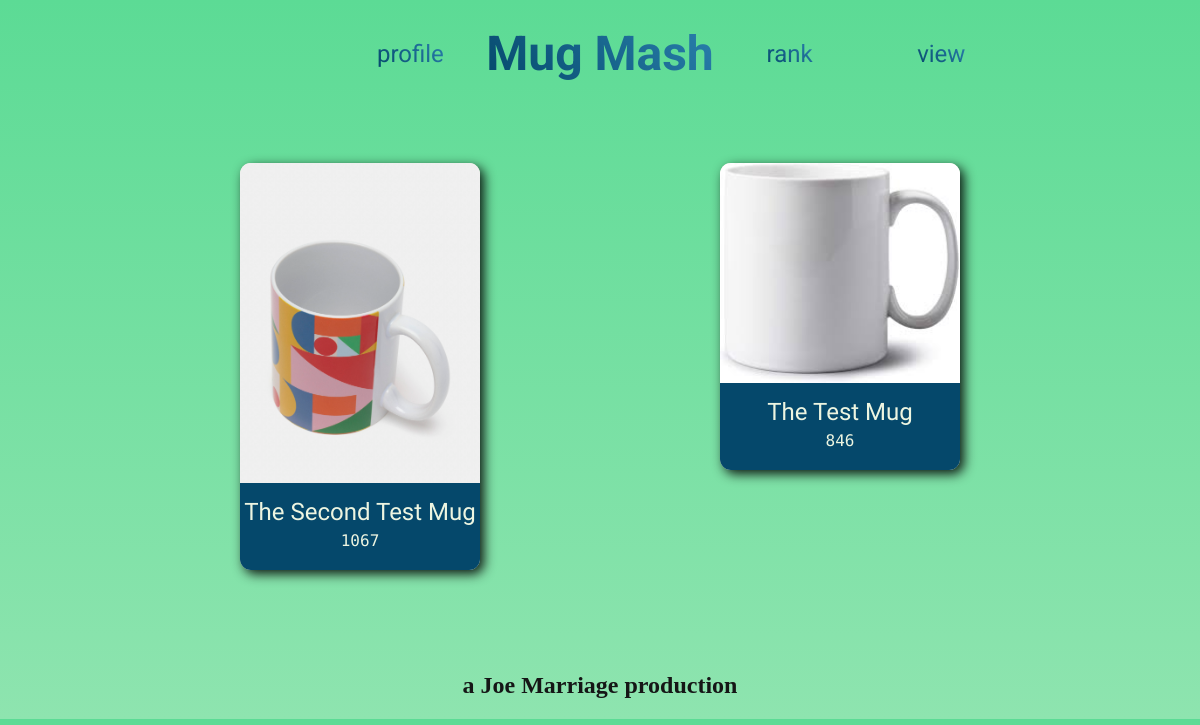
The page /mugrank/rank/2/ (signed in) on the database its author committed.
### mugrank/models.py (models this page shows, shortened)
class Mug(models.Model):
    K = 32
    name = models.CharField(max_length=100, blank=True)
    image_path = models.CharField(max_length=100, blank=True)
    elo = models.IntegerField(default=1000)
    list = models.ForeignKey(List, on_delete=models.CASCADE)

### mugrank/views.py (the view, shortened to what this page needs)
# urls.py: path("rank/<int:listID>/", views.showRankPage),
@login_required(login_url="/mugrank/login/")
def showRankPage(request, listID):
    listuser = ListUser.objects.filter(user__exact=request.user).get(list__id=listID)
    (mugOne, mugTwo) = listuser.findMugsToRate()
    ctx = {'mugOne':mugOne, 'mugTwo':mugTwo, 'listID':listID, 'showStats':List.objects.get(pk=listID).showStats}
    return render(request, "rank.html", ctx)

### mugrank/models.py (called while the page is built)
    def findMugsToRate(self):
        mugs = Mug.objects.filter(list__exact=self.list)
        for mugOne in mugs.order_by('?'):
            for mugTwo in mugs.order_by('?'):
                if mugOne.id == mugTwo.id:
                    continue
                ratings = MugRankRecord.objects.filter(user__exact=self.user)
                if (ratings.filter(mug_one__exact=mugOne).filter(mug_two__exact=mugTwo).exists()
                    or ratings.filter(mug_one__exact=mugTwo).filter(mug_two__exact=mugOne).exists()):
                    continue
                return (mugOne, mugTwo)
        for mugOne in mugs.order_by('?'):
            for mugTwo in mugs.order_by('?'):
                if mugOne.id != mugTwo.id:
                    return (mugOne, mugTwo)

### mugrank/templates/rank.html (shortened to what this page needs)
{% extends "listpage.html" %} {% load static %} {% block headextras %}
<link rel="stylesheet" href={% static "/mugrank/rankpage.css" %}> {% endblock headextras %} {% block content %}
<div class="cards">
    <form method="post" style="grid-area: cardOne;">
        <div class="card{% if showStats %} with-stats{% endif %}" onclick="javascript:this.parentNode.submit();">
            {% with '/mugimages/'|add:mugOne.image_path as mugOneImg %}
            <image src={% static mugOneImg %} class="card-image"></image>
            {% endwith %}
            <div class="card-stats">
                <div class="name">{{mugOne.name}}</div>
                <div class="elo">{{mugOne.elo}}</div>
            </div>
        </div>
    </form>
    <form method="post" style="grid-area: cardTwo;">
        <div class="card{% if showStats %} with-stats{% endif %}" onclick="javascript:this.parentNode.submit();">
            {% with '/mugimages/'|add:mugTwo.image_path as mugTwoImg %}
            <image src={% static mugTwoImg %} class="card-image"></image>
            {% endwith %} {% if showStats %}
            <div class="card-stats">
                <div class="name">{{mugTwo.name}}</div>
                <div class="elo">{{mugTwo.elo}}</div>
            </div>
            {% endif %}
        </div>
    </form>
</div>
{% endblock content %}

### mugrank/static/mugrank/style.css (style rules this page uses)
body { margin: 0; background: rgb(142, 228, 175); background: linear-gradient(0deg, rgba(142, 228, 175, 1) 0%, rgba(92, 219, 149, 1) 100%); background-size: cover; width: 100%; }

### mugrank/static/mugrank/rankpage.css (style rules this page uses)
.card { --size: 20vw; display: grid; grid-template-columns: var(--size); grid-template-areas: "image" "stats"; border-radius: calc(var(--size)/22); background: #EDF5E1; box-shadow: calc(var(--size)/60) calc(var(--size)/60) calc(var(--size)/20) rgba(0, 0, 0, 0.9); font-family: 'Roboto'; text-align: center; width: fit-content; transition: 0.2s; cursor: pointer; }
.card-image { grid-area: image; border-radius: calc(var(--size)/22); width: var(--size); height: var(--size)*1.5; object-fit: cover; }
.with-stats .card-image { border-radius: calc(var(--size)/22) calc(var(--size)/22) 0 0; }
.card-stats { grid-area: stats; border-radius: 0 0 calc(var(--size)/22) calc(var(--size)/22); background: #05486B; color: #EDF5E1; display: flex; align-items: center; justify-content: center; flex-direction: column; display: none; }
.with-stats .card-stats { display: block; }
.card-stats .elo { font-size: 1em; font-weight: 100; text-transform: uppercase; font-family: 'Roboto Mono', monospace; padding-bottom: 20px; }
.card-stats .name { font-size: 150%; font-weight: 500; padding-top: 15px; padding-bottom: 5px; font-family: 'Roboto Condensed', sans-serif; }
.cards { display: grid; grid-template-rows: 1fr 5fr 1fr; grid-template-columns: 1fr 1fr 1fr 1fr 1fr; grid-template-areas: " . . . . ." " . cardOne . cardTwo ." " . . . . ."; }

### rows shown on the page
Mug: name "The Second Test Mug", elo "1067"
Mug: name "The Test Mug", elo "846"
